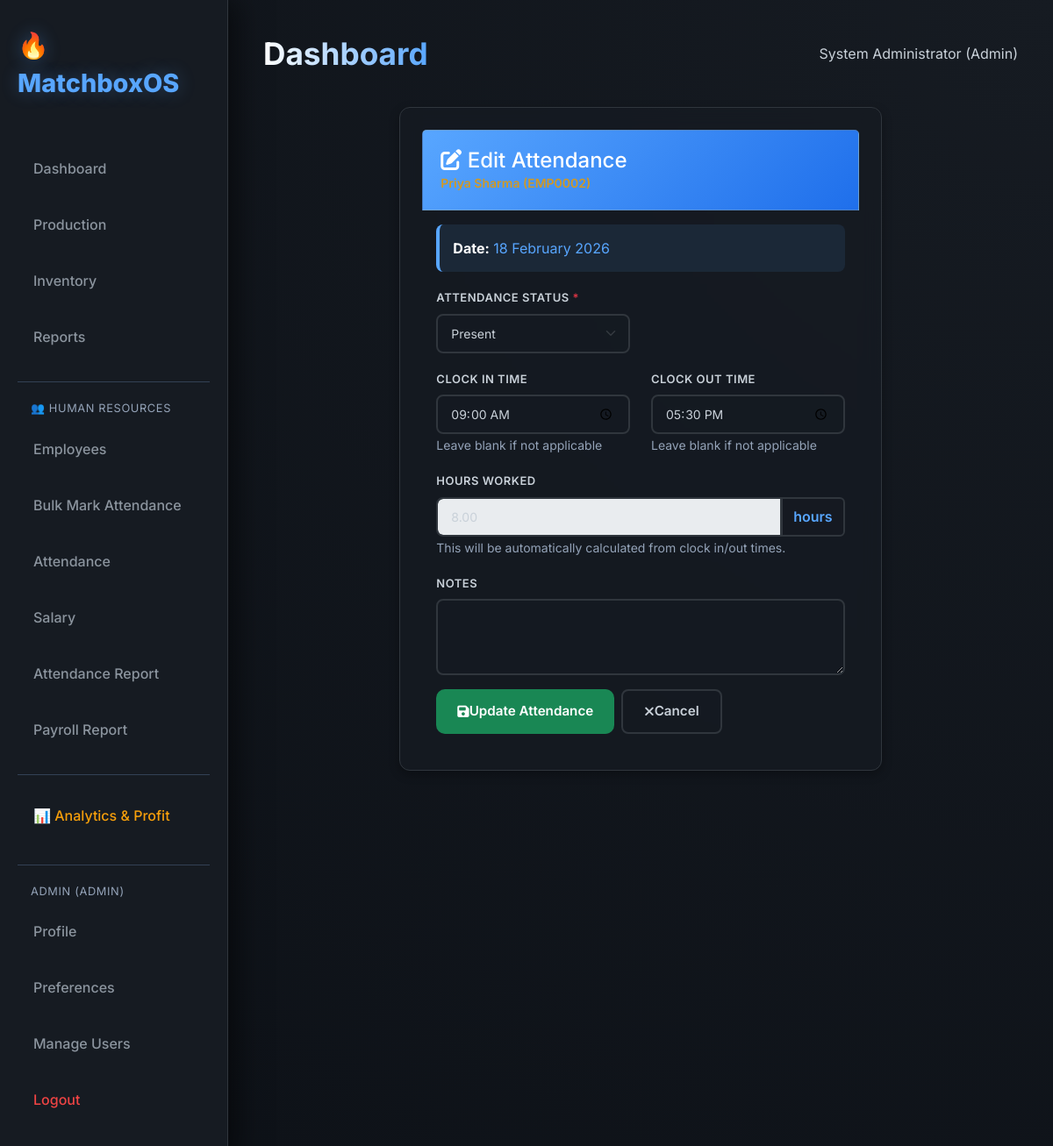
Page /employees/attendance/44/edit (signed in) on the committed database.
### Payroll/auth_models.py (models this page shows, shortened)
class User(UserMixin, db.Model):
    __tablename__ = 'user'
    id = db.Column(db.Integer, primary_key=True)
    username = db.Column(db.String(80), unique=True, nullable=False, index=True)
    email = db.Column(db.String(120), unique=True, nullable=False, index=True)
    password_hash = db.Column(db.String(255), nullable=False)
    full_name = db.Column(db.String(100))
    role = db.Column(db.String(20), default='operator')  # admin, operator, viewer
    is_active = db.Column(db.Boolean, default=True)
    created_at = db.Column(db.DateTime, default=datetime.datetime.utcnow)
    last_login = db.Column(db.DateTime)
    def has_permission(self, permission):
        permissions = {
            'admin': ['view', 'create', 'edit', 'delete', 'manage_users', 'reports', 'analytics'],
            'manager': ['view', 'create', 'edit', 'reports'],
            'supervisor': ['view', 'create'],
            'operator': ['view', 'create', 'edit'],
            'viewer': ['view']
        }
        return permission in permissions.get(self.role, [])

### Payroll/models.py (models this page shows, shortened)
class Employee(db.Model):
    __tablename__ = 'employee'
    id = db.Column(db.Integer, primary_key=True)
    employee_id = db.Column(db.String(20), unique=True,
                            nullable=False, index=True)
    first_name = db.Column(db.String(50), nullable=False)
    last_name = db.Column(db.String(50), nullable=False)
    email = db.Column(db.String(120), unique=True, nullable=True)
    phone = db.Column(db.String(20), nullable=True)
    department = db.Column(db.String(50), nullable=False)
    position = db.Column(db.String(50), nullable=False)
    hire_date = db.Column(db.Date, nullable=False)
    base_salary = db.Column(db.Float, default=0.0, nullable=False)
    employment_type = db.Column(db.String(20), default='permanent')
    status = db.Column(db.String(20), default='active')
    address = db.Column(db.Text, nullable=True)
    created_at = db.Column(db.DateTime, default=datetime.datetime.utcnow)
    updated_at = db.Column(
        db.DateTime, default=datetime.datetime.utcnow, onupdate=datetime.datetime.utcnow)
    attendance_records = db.relationship(
        'Attendance', backref='employee', lazy='dynamic', cascade='all, delete-orphan')
    salary_records = db.relationship(
        'Salary', backref='employee', lazy='dynamic', cascade='all, delete-orphan')
    __table_args__ = (
        db.CheckConstraint('base_salary >= 0', name='check_salary_positive'),
    )
    def get_full_name(self):
        return f'{self.first_name} {self.last_name}'

class Attendance(db.Model):
    __tablename__ = 'attendance'
    id = db.Column(db.Integer, primary_key=True)
    employee_id = db.Column(db.Integer, db.ForeignKey(
        'employee.id'), nullable=False, index=True)
    date = db.Column(db.Date, nullable=False, index=True)
    clock_in = db.Column(db.DateTime, nullable=True)
    clock_out = db.Column(db.DateTime, nullable=True)
    status = db.Column(db.String(20), default='present')
    hours_worked = db.Column(db.Float, default=0.0)
    notes = db.Column(db.Text, nullable=True)
    created_at = db.Column(db.DateTime, default=datetime.datetime.utcnow)
    updated_at = db.Column(
        db.DateTime, default=datetime.datetime.utcnow, onupdate=datetime.datetime.utcnow)
    __table_args__ = (
        db.UniqueConstraint('employee_id', 'date',
                            name='unique_employee_date'),
        db.CheckConstraint('hours_worked >= 0', name='check_hours_positive'),
    )

### Payroll/employee_routes.py (the view, shortened to what this page needs)
@emp_bp.route('/attendance/<int:att_id>/edit', methods=['GET', 'POST'])
@login_required
def edit_attendance(att_id):
    if not current_user.has_permission('edit'):
        flash('You do not have permission to edit attendance.', 'danger')
        return redirect(url_for('employee.attendance_list'))
    attendance = Attendance.query.get_or_404(att_id)
    return render_template('employee/edit_attendance.html', attendance=attendance)

### Payroll/templates/employee/edit_attendance.html (shortened to what this page needs)
{% extends "base.html" %}
{% block content %}
<div class="container-fluid">
    <div class="row">
        <div class="col-md-8 mx-auto">
            <div class="card">
                <div class="card-header bg-warning text-dark">
                    <h4 class="mb-0"><i class="fas fa-edit"></i> Edit Attendance</h4>
                    <p class="mb-0 small">{{ attendance.employee.get_full_name() }} ({{ attendance.employee.employee_id }})</p>
                </div>
                <div class="card-body">
                    <form method="POST" class="needs-validation">
                        <div class="alert alert-info">
                            <strong>Date:</strong> {{ attendance.date.strftime('%d %B %Y') }}
                        </div>
                        <div class="row mb-3">
                            <div class="col-md-6">
                                <label for="status" class="form-label">Attendance Status <span class="text-danger">*</span></label>
                                <select class="form-select" id="status" name="status" required>
                                    <option value="present" {% if attendance.status == 'present' %}selected{% endif %}>Present</option>
                                </select>
                            </div>
                        </div>
                        <div class="row mb-3">
                            <div class="col-md-6">
                                <label for="clock_in" class="form-label">Clock In Time</label>
                                <input type="time" class="form-control" id="clock_in" name="clock_in" value="{{ attendance.clock_in.strftime('%H:%M') if attendance.clock_in else '' }}">
                                <small class="text-muted">Leave blank if not applicable</small>
                            </div>
                            <div class="col-md-6">
                                <label for="clock_out" class="form-label">Clock Out Time</label>
                                <input type="time" class="form-control" id="clock_out" name="clock_out" value="{{ attendance.clock_out.strftime('%H:%M') if attendance.clock_out else '' }}">
                                <small class="text-muted">Leave blank if not applicable</small>
                            </div>
                        </div>
                        <div class="mb-3">
                            <label class="form-label">Hours Worked</label>
                            <div class="input-group">
                                <input type="text" class="form-control" value="{{ "%.2f"|format(attendance.hours_worked) }}" disabled>
                                <span class="input-group-text">hours</span>
                            </div>
                            <small class="text-muted">This will be automatically calculated from clock in/out times.</small>
                        </div>
                        <div class="mb-3">
                            <label for="notes" class="form-label">Notes</label>
                            <textarea class="form-control" id="notes" name="notes" rows="3">{{ attendance.notes or '' }}</textarea>
                        </div>
                        <div class="d-flex gap-2">
                            <button type="submit" class="btn btn-success">
                                <i class="fas fa-save"></i> Update Attendance
                            </button>
                            <a href="{{ url_for('employee.view_employee', emp_id=attendance.employee_id) }}" class="btn btn-secondary">
                                <i class="fas fa-times"></i> Cancel
                            </a>
                        </div>
                    </form>
                </div>
            </div>
        </div>
    </div>
</div>
{% endblock %}

### Payroll/templates/base.html (shortened to what this page needs)
<!DOCTYPE html>
<html lang="en">
<head>
    <link href="https://cdn.jsdelivr.net/npm/bootstrap@5.3.0/dist/css/bootstrap.min.css" rel="stylesheet">
    <link rel="stylesheet" href="https://cdnjs.cloudflare.com/ajax/libs/font-awesome/6.4.0/css/all.min.css">
    <link rel="stylesheet" href="{{ url_for('static', filename='css/style.css') }}?v=999999">
</head>
<body>
    <div class="sidebar">
        <div class="logo">🔥 MatchboxOS</div>
        <nav>
            <a href="{{ url_for('main.dashboard') }}"
                class="nav-link {% if request.endpoint == 'main.dashboard' %}active{% endif %}">Dashboard</a>
            <a href="{{ url_for('main.production') }}"
                class="nav-link {% if request.endpoint == 'main.production' %}active{% endif %}">Production</a>
            <a href="{{ url_for('main.inventory') }}"
                class="nav-link {% if request.endpoint == 'main.inventory' %}active{% endif %}">Inventory</a>
            {% if current_user.role != 'supervisor' %}
            <a href="{{ url_for('main.reports') }}"
                class="nav-link {% if request.endpoint == 'main.reports' %}active{% endif %}">Reports</a>
            {% endif %}
            <div style="margin-top: 25px; border-top: 1px solid #334155; padding-top: 20px;">
                <div
                    style="color: #94a3b8; font-size: 0.8rem; padding: 0 15px 10px; text-transform: uppercase; letter-spacing: 0.05em;">
                    👥 Human Resources
                </div>
                <a href="{{ url_for('employee.list_employees') }}"
                    class="nav-link {% if request.endpoint == 'employee.list_employees' %}active{% endif %}">Employees</a>
                <a href="{{ url_for('employee.bulk_attendance') }}"
                    class="nav-link {% if request.endpoint == 'employee.bulk_attendance' %}active{% endif %}">Bulk Mark
                    Attendance</a>
                <a href="{{ url_for('employee.attendance_list') }}"
                    class="nav-link {% if request.endpoint == 'employee.attendance_list' %}active{% endif %}">Attendance</a>
                {% if current_user.role != 'supervisor' %}
                <a href="{{ url_for('employee.salary_list') }}"
                    class="nav-link {% if request.endpoint == 'employee.salary_list' %}active{% endif %}">Salary</a>
                {% endif %}
                <a href="{{ url_for('employee.attendance_report') }}"
                    class="nav-link {% if request.endpoint == 'employee.attendance_report' %}active{% endif %}">Attendance
                    Report</a>
                {% if current_user.role != 'supervisor' %}
                <a href="{{ url_for('employee.payroll_report') }}"
                    class="nav-link {% if request.endpoint == 'employee.payroll_report' %}active{% endif %}">Payroll
                    Report</a>
                {% endif %}
            </div>
            {% if current_user.is_authenticated and current_user.role == 'admin' %}
            <div style="margin-top: 25px; border-top: 1px solid #334155; padding-top: 20px;">
                <a href="{{ url_for('main.analytics') }}"
                    class="nav-link {% if request.endpoint == 'main.analytics' %}active{% endif %}"
                    style="color: #f59e0b;">📊 Analytics & Profit</a>
            </div>
            {% endif %}
            <div style="margin-top: 30px; border-top: 1px solid #334155; padding-top: 20px;">
                {% if current_user.is_authenticated %}
                <div
                    style="color: #94a3b8; font-size: 0.8rem; padding: 0 15px 10px; text-transform: uppercase; letter-spacing: 0.05em;">
                    {{ current_user.username }} ({{ current_user.role }})
                </div>
                <a href="{{ url_for('auth.profile') }}"
                    class="nav-link {% if request.endpoint == 'auth.profile' %}active{% endif %}">Profile</a>
                <a href="{{ url_for('auth.preferences') }}"
                    class="nav-link {% if request.endpoint == 'auth.preferences' %}active{% endif %}">Preferences</a>
                {% if current_user.has_permission('manage_users') %}
                <a href="{{ url_for('auth.users') }}"
                    class="nav-link {% if request.endpoint == 'auth.users' %}active{% endif %}">Manage Users</a>
                {% endif %}
                <a href="{{ url_for('auth.logout') }}" class="nav-link" style="color: #ef4444;">Logout</a>
                {% else %}
                <a href="{{ url_for('auth.login') }}"
                    class="nav-link {% if request.endpoint == 'auth.login' %}active{% endif %}">Login</a>
                {% endif %}
            </div>
        </nav>
    </div>
    <div class="main-content">
        <header>
            <h1>{% block header %}Dashboard{% endblock %}</h1>
            <div class="user-profile">
                {% if current_user.is_authenticated %}
                {{ current_user.full_name or current_user.username }} ({{ current_user.role|capitalize }})
                {% else %}
                Guest
                {% endif %}
            </div>
        </header>
        {% block content %}{% endblock %}
    </div>
</body>
</html>

### rows in the picture
User: username "ADMIN", role "ADMIN", full_name "System Administrator", role "Admin"
Employee: employee.employee_id "EMP0002"
Attendance: date "18 February 2026", status "Present", clock_in "09:00", clock_out "17:30", hours_worked "8.00"
